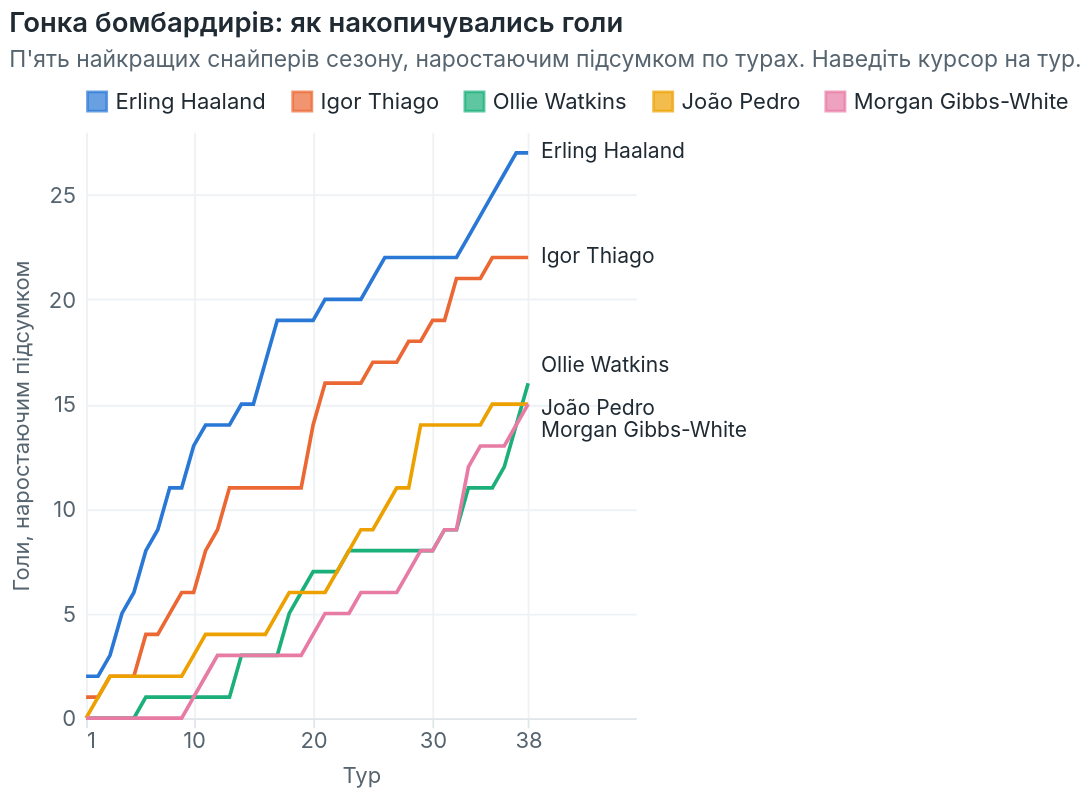

This figure's Vega-Lite source:
### Vega-Lite specification from a JSON file in a GitHub repository (floating-point values rounded to 4 significant figures; data arrays with more than 128 entries replaced by an {"elided": "..."} marker saying what was removed)
{"$schema": "https://vega.github.io/schema/vega-lite/v5.json", "title": {"text": "Гонка бомбардирів: як накопичувались голи", "subtitle": "П'ять найкращих снайперів сезону, наростаючим підсумком по турах. Наведіть курсор на тур."}, "data": {"values": {"elided": "190 records"}}, "height": 320, "encoding": {"x": {"field": "mw", "type": "quantitative", "title": "Тур", "scale": {"domain": [1, 47], "nice": false}, "axis": {"values": [1, 10, 20, 30, 38], "format": "d"}}, "y": {"field": "g", "type": "quantitative", "title": "Голи, наростаючим підсумком"}}, "layer": [{"mark": {"type": "line", "strokeWidth": 2}, "encoding": {"color": {"field": "p", "type": "nominal", "title": null, "scale": {"domain": ["Erling Haaland", "Igor Thiago", "Ollie Watkins", "João Pedro", "Morgan Gibbs-White"], "range": ["#2a78d6", "#eb6834", "#1baf7a", "#eda100", "#e87ba4"]}}}}, {"params": [{"name": "hov", "select": {"type": "point", "encodings": ["x"], "on": "mouseover", "nearest": true, "clear": "mouseout"}}], "mark": {"type": "point", "opacity": 0}, "encoding": {"detail": {"field": "p"}}}, {"transform": [{"filter": {"param": "hov", "empty": false}}], "mark": {"type": "rule", "color": "#c7d0d7", "strokeWidth": 1}}, {"transform": [{"filter": {"param": "hov", "empty": false}}], "mark": {"type": "circle", "size": 70, "stroke": "#ffffff", "strokeWidth": 1.5}, "encoding": {"color": {"field": "p", "type": "nominal", "title": null, "scale": {"domain": ["Erling Haaland", "Igor Thiago", "Ollie Watkins", "João Pedro", "Morgan Gibbs-White"], "range": ["#2a78d6", "#eb6834", "#1baf7a", "#eda100", "#e87ba4"]}}, "tooltip": [{"field": "p", "title": "Гравець"}, {"field": "mw", "title": "Тур", "format": "d"}, {"field": "g", "title": "Голів разом", "format": "d"}]}}, {"transform": [{"filter": "datum.mw === 38 && datum.p === 'Erling Haaland'"}], "mark": {"type": "text", "align": "left", "dx": 7, "dy": 0, "fontSize": 11.5, "color": "#1f2a33"}, "encoding": {"text": {"field": "p"}}}, {"transform": [{"filter": "datum.mw === 38 && datum.p === 'Igor Thiago'"}], "mark": {"type": "text", "align": "left", "dx": 7, "dy": 0, "fontSize": 11.5, "color": "#1f2a33"}, "encoding": {"text": {"field": "p"}}}, {"transform": [{"filter": "datum.mw === 38 && datum.p === 'Ollie Watkins'"}], "mark": {"type": "text", "align": "left", "dx": 7, "dy": -9, "fontSize": 11.5, "color": "#1f2a33"}, "encoding": {"text": {"field": "p"}}}, {"transform": [{"filter": "datum.mw === 38 && datum.p === 'João Pedro'"}], "mark": {"type": "text", "align": "left", "dx": 7, "dy": 3, "fontSize": 11.5, "color": "#1f2a33"}, "encoding": {"text": {"field": "p"}}}, {"transform": [{"filter": "datum.mw === 38 && datum.p === 'Morgan Gibbs-White'"}], "mark": {"type": "text", "align": "left", "dx": 7, "dy": 15, "fontSize": 11.5, "color": "#1f2a33"}, "encoding": {"text": {"field": "p"}}}], "config": {"font": "-apple-system, BlinkMacSystemFont, 'Segoe UI', Roboto, 'Helvetica Neue', Arial, sans-serif", "background": "#ffffff", "view": {"stroke": null}, "axis": {"labelColor": "#56646f", "titleColor": "#56646f", "domainColor": "#e0e6ea", "tickColor": "#e0e6ea", "gridColor": "#eef2f5", "labelFontSize": 12, "titleFontSize": 12, "titleFontWeight": "normal", "titlePadding": 8}, "axisY": {"domain": false, "ticks": false, "labelPadding": 6}, "legend": {"labelColor": "#1f2a33", "titleColor": "#56646f", "labelFontSize": 12, "titleFontSize": 12, "symbolType": "square", "symbolSize": 110, "orient": "top", "direction": "horizontal", "offset": 8}, "title": {"color": "#1f2a33", "fontSize": 15, "fontWeight": 600, "anchor": "start", "subtitleColor": "#56646f", "subtitleFontSize": 12.5, "subtitlePadding": 6, "offset": 10}}}
